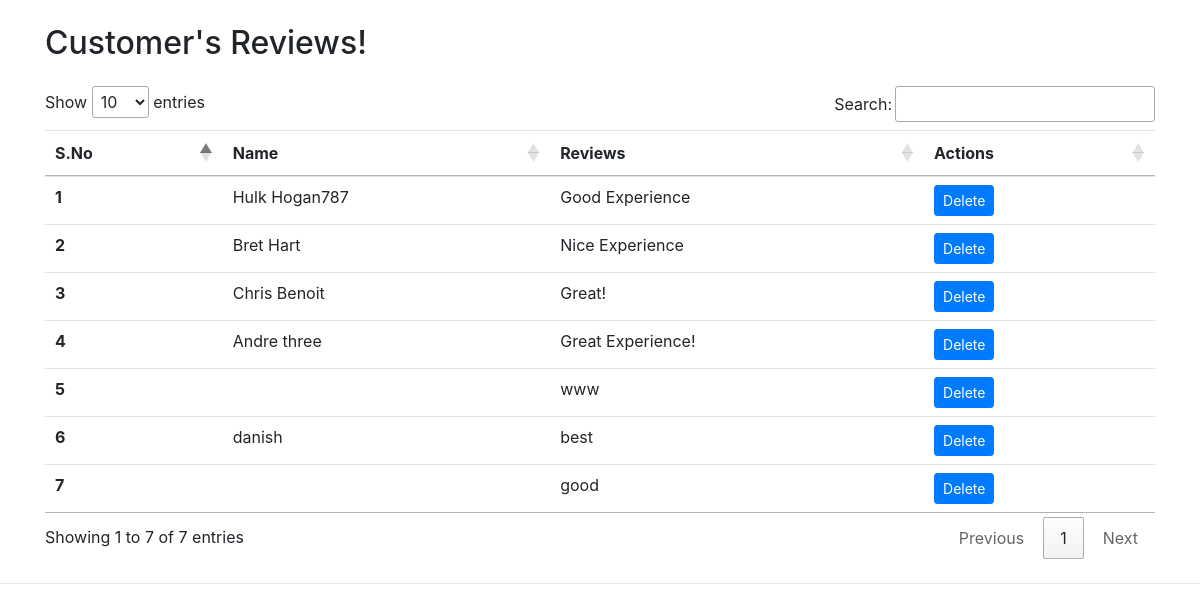
Page /review.php (signed in) on the committed database.
### tables this page shows
CREATE TABLE `review_table` (
  `review_id` int(11) NOT NULL,
  `user_name` varchar(11) NOT NULL,
  `user_rating` int(1) NOT NULL,
  `user_review` text NOT NULL,
  `datetime` int(11) NOT NULL,
  `id` varchar(11) NOT NULL
);

CREATE TABLE `person` (
  `id` varchar(11) NOT NULL,
  `user_name` varchar(55) NOT NULL,
  `user_password` varchar(44) NOT NULL
);

### review.php (the view, shortened to what this page needs)
<?php
$servername = "localhost";
$username = "root";
$password = "";
$database = "moviedb";
$conn = mysqli_connect($servername, $username, $password, $database);
?>
<!doctype html>
<html lang="en">
<head>
  <link rel="stylesheet" href="https://stackpath.bootstrapcdn.com/bootstrap/4.4.1/css/bootstrap.min.css"
>
  <link rel="stylesheet" href="//cdn.datatables.net/1.10.20/css/jquery.dataTables.min.css">
</head>
<body>
  <div class="container my-4">
    <h2>Customer's Reviews!</h2>
</div>
  <div class="container my-4">
    <table class="table" id="myTable">
      <thead>
        <tr>
          <th scope="col">S.No</th>
          <th scope="col">Name</th>
          <th scope="col">Reviews</th>
          <th scope="col">Actions</th>
        </tr>
      </thead>
      <tbody>
    <?php
    $sql = "select r.review_id,p.user_name ,r.user_review from review_table r left outer join person p on  r.id=p.id ";
    $result = mysqli_query($conn, $sql);
      $sno = 0;
      while($row = mysqli_fetch_assoc($result)){
      $sno = $sno + 1;
      echo "<tr>
      <th scope='row'>". $sno . "</th>
      <td>". $row['user_name'] . "</td>
      <td>". $row['user_review'] . "</td>
      <td>
      <button class='delete btn btn-sm btn-primary' id=d".$row['review_id'].">Delete</button>
      </td>
      </tr>";
      }
     ?>
    </tbody>
    </table>
  </div>
  <hr>
</body>
</html>

### rows in the picture
review_table: person.user_name "Hulk Hogan787", user_review "Good Experience"
review_table: person.user_name "Bret Hart", user_review "Nice Experience"
review_table: person.user_name "Chris Benoit", user_review "Great!"
review_table: person.user_name "Andre three", user_review "Great Experience!"
review_table: user_review "www"
review_table: person.user_name "danish", user_review "best"
review_table: user_review "good"
